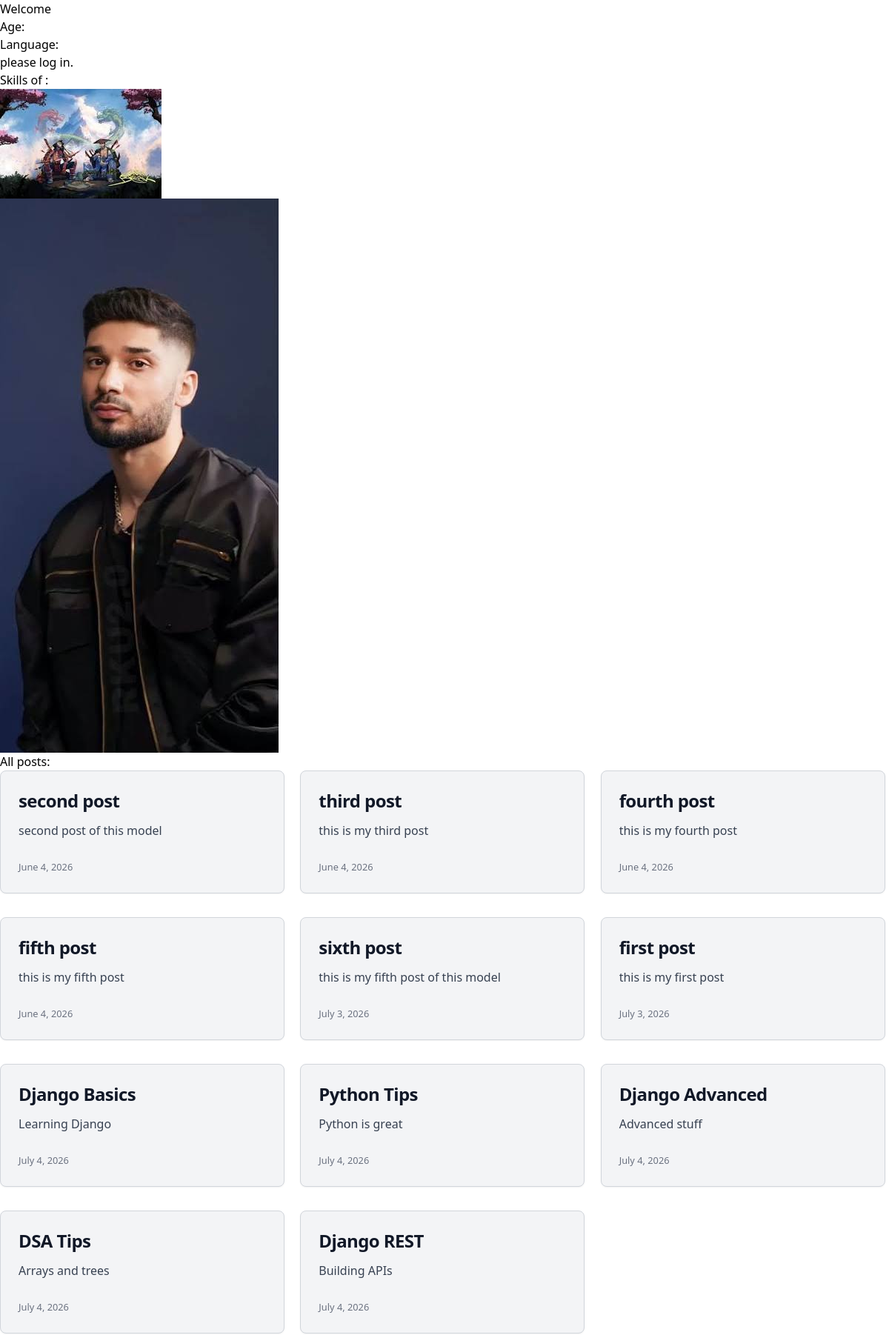
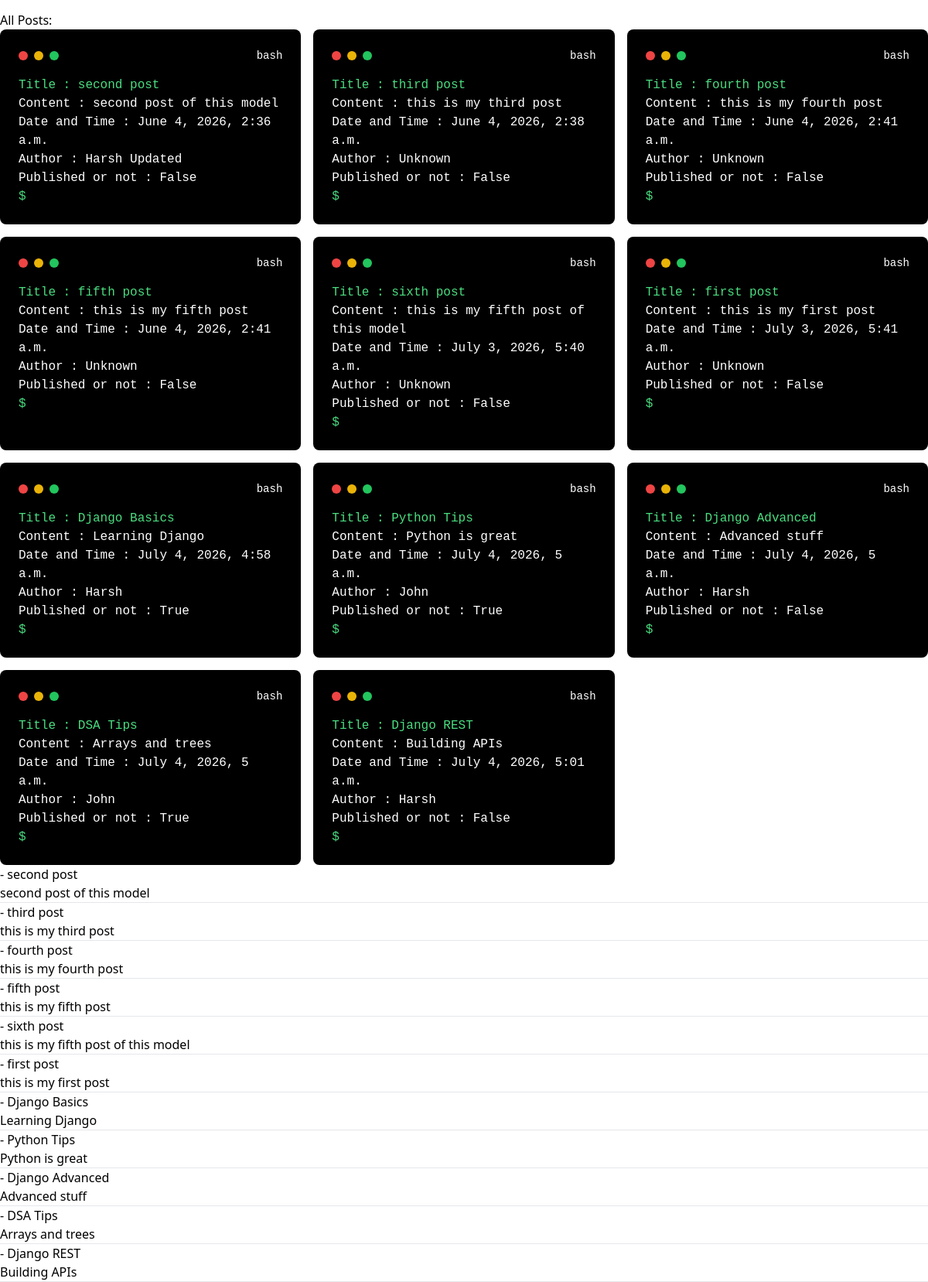
The page / on the database its author committed (2 pictures, top to bottom).
### core/models.py (models this page shows, shortened)
class Post(models.Model):
    title = models.CharField(max_length=200)
    content = models.TextField()
    created_at = models.DateTimeField(auto_now_add=True)
    author = models.CharField(max_length=200, default='Unknown')
    is_published = models.BooleanField(default=False)

### core/views.py (the view)
# urls.py: path("", views.home, name='home'),
def home(request):
    posts = Post.objects.all()
    context = {
        'posts': posts,
    }
    return render(request, 'core/home.html', context)

### core/templates/core/home.html (shortened to what this page needs)
{% load static %}
<!DOCTYPE html>
<html lang="en">
<head>
    <script src="https://cdn.tailwindcss.com"></script>
</head>
<body>
    <h1>Welcome {{ name }}</h1>
    <p>Age: {{ age }} </p>
    <p>Language: {{ language }} </p>
    {% if is_logged_in %}
        <p>
            {{ name }} have logged in.
        </p>
    {% else %}
        <p>
            {{ name }} please log in.
        </p>
    {% endif %}
    <h2>Skills of {{ name }}: </h2>
    <img src="{% static 'core/images/image.png' %}" alt="Seedhey Maut">
    <img src="{% static 'core/images/krsna.png' %}" alt="KR$NA">
   <h1>All posts:</h1>
   <div class="grid grid-cols-1 md:grid-cols-3 gap-4">
        {% for post in posts %}
        <div class="bg-gray-100 block max-w-sm p-6 border border-gray-300 rounded-lg shadow-sm mb-4">
            <h5 class="mb-3 text-2xl font-semibold tracking-tight text-gray-900 leading-8">
                {{ post.title }}
            </h5>
            <p class="text-gray-700 mb-6">
                {{ post.content }}
            </p>
            <small class="text-gray-500">
                {{ post.created_at|date:"F j, Y" }}
            </small>
        </div>
        {% empty %}
            <p>No posts yet.</p>
        {% endfor %}
    </div>
    <h1>All Posts: </h1>
    <div class="grid grid-cols-1 md:grid-cols-3 gap-4">
         {% for post in posts %}
            <aside class="bg-black text-white p-6 rounded-lg w-full max-w-lg font-mono">
            <div class="flex justify-between items-center">
                <div class="flex space-x-2 text-red-500">
                <div class="w-3 h-3 rounded-full bg-red-500"></div>
                <div class="w-3 h-3 rounded-full bg-yellow-500"></div>
                <div class="w-3 h-3 rounded-full bg-green-500"></div>
                </div>
                <p class="text-sm">bash</p>
            </div>
            <div class="mt-4">
                <p class="text-green-400">Title : {{ post.title }}</p>
                <p class="text-white">Content : {{ post.content }} </p>
                <p class="text-white">Date and Time : {{ post.created_at }}</p>
                <p class="text-white">Author : {{ post.author }}</p>
                <p class="text-white">Published or not : {{ post.is_published }}</p>
                <p class="text-green-400">$</p>
            </div>
            </aside>
        {% empty %}
            <p>No posts yet.</p>
        {% endfor %}
    </div>
    {% for post in posts %}
        <div>
            <h2>
                - <a href="{% url 'post_detail' post.id %}">{{ post.title }}</a>
            </h2>
            <p> {{ post.content }}</p>
        </div>
        <hr>
    {% endfor %}
</body>
</html>

### rows shown on the page
Post: title "second post", content "second post of this model", created_at "June 4, 2026", created_at "June 4, 2026, 2:36 a.m.", author "Harsh Updated", is_published "False"
Post: title "third post", content "this is my third post", created_at "June 4, 2026", created_at "June 4, 2026, 2:38 a.m.", author "Unknown", is_published "False"
Post: title "fourth post", content "this is my fourth post", created_at "June 4, 2026", created_at "June 4, 2026, 2:41 a.m.", author "Unknown", is_published "False"
Post: title "fifth post", content "this is my fifth post", created_at "June 4, 2026", created_at "June 4, 2026, 2:41 a.m.", author "Unknown", is_published "False"
Post: title "sixth post", content "this is my fifth post of this model", created_at "July 3, 2026", created_at "July 3, 2026, 5:40 a.m.", author "Unknown", is_published "False"
Post: title "first post", content "this is my first post", created_at "July 3, 2026", created_at "July 3, 2026, 5:41 a.m.", author "Unknown", is_published "False"
Post: title "Django Basics", content "Learning Django", created_at "July 4, 2026", created_at "July 4, 2026, 4:58 a.m.", author "Harsh", is_published "True"
Post: title "Python Tips", content "Python is great", created_at "July 4, 2026", created_at "July 4, 2026, 5 a.m.", author "John", is_published "True"
Post: title "Django Advanced", content "Advanced stuff", created_at "July 4, 2026", created_at "July 4, 2026, 5 a.m.", author "Harsh", is_published "False"
Post: title "DSA Tips", content "Arrays and trees", created_at "July 4, 2026", created_at "July 4, 2026, 5 a.m.", author "John", is_published "True"
Post: title "Django REST", content "Building APIs", created_at "July 4, 2026", created_at "July 4, 2026, 5:01 a.m.", author "Harsh", is_published "False"
